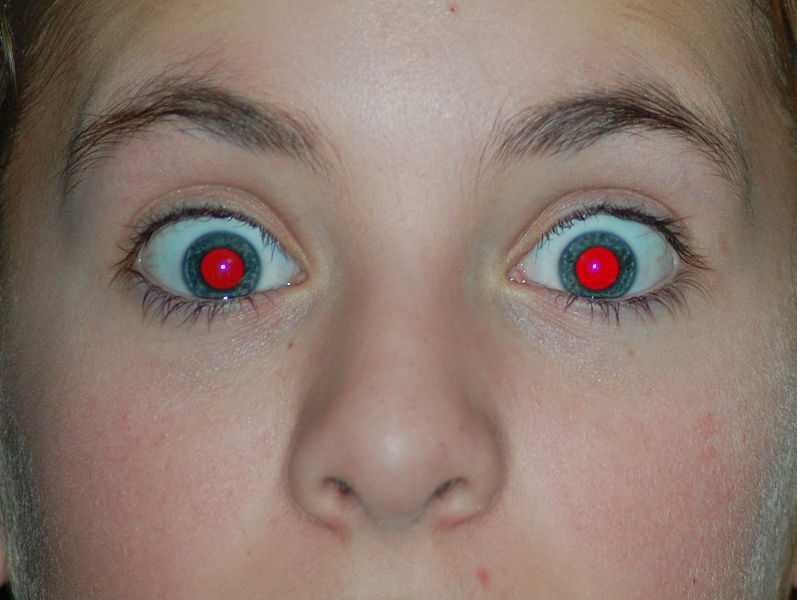
//> input picture ITEM 20-29/ITEM29 OpenCV_RedEyeRemover/image/red_eyes.jpg, 797 x 600 px
$ ./OpenCV_RedEyeRemover   (built with g++ and OpenCV 4)
//> lines starting //> are read from the running program, lines starting //| are printed output that depends on the picture; after the words box and inside, x2 and y2 are one past the last pixel; in counts of white or black regions, pixels touching at a corner belong together
#include "pch.h"
#include <opencv2/opencv.hpp>

using namespace std;
using namespace cv;

//孔洞填充
void fillHoles(Mat &mask)
{
	Mat maskFloodfill = mask.clone();
	//漫水填充
	floodFill(maskFloodfill, cv::Point(0, 0), Scalar(255));
	Mat mask2;
	//反色
	bitwise_not(maskFloodfill, mask2);
	//或运算
	mask = (mask2 | mask);
}

int main()
{
	// Read image 读彩色图像
	Mat img = imread("./image/red_eyes.jpg", CV_LOAD_IMAGE_COLOR);
//> img is the input picture: 600 rows x 797 cols, CV_8UC3; mean B, G, R 110, 120, 139.7

	// Output image 输出图像
	Mat imgOut = img.clone();

	// Load HAAR cascade 读取haar分类器
	CascadeClassifier eyesCascade("./model/haarcascade_eye.xml");

	// Detect eyes 检测眼睛
	std::vector<Rect> eyes;
	//前四个参数：输入图像，眼睛结果，表示每次图像尺寸减小的比例，表示每一个目标至少要被检测到4次才算是真的
	//后两个参数：0 | CASCADE_SCALE_IMAGE表示不同的检测模式，最小检测尺寸
	eyesCascade.detectMultiScale(img, eyes, 1.3, 4, 0 | CASCADE_SCALE_IMAGE, Size(100, 100));
//> eyes = 2 Rects (x, y, width, height): [92, 142, 233, 233], [457, 118, 272, 272]

	// For every detected eye 每只眼睛都进行处理
	for (size_t i = 0; i < eyes.size(); i++)
	{
		// Extract eye from the image. 提取眼睛图像
		Mat eye = img(eyes[i]);

		// Split eye image into 3 channels. 颜色分离
		vector<Mat>bgr(3);
		split(eye, bgr);

		// Simple red eye detector 红眼检测器，获得结果掩模
		Mat mask = (bgr[2] > 150) & (bgr[2] > (bgr[1] + bgr[0]));

		// Clean mask 清理掩模
		//填充孔洞
		fillHoles(mask);
		//扩充孔洞
		dilate(mask, mask, Mat(), Point(-1, -1), 3, 1, 1);

		// Calculate the mean channel by averaging the green and blue channels
		//计算b通道和g通道的均值
		Mat mean = (bgr[0] + bgr[1]) / 2;
		//用该均值图像覆盖原图掩模部分图像
		mean.copyTo(bgr[2], mask);
		mean.copyTo(bgr[0], mask);
		mean.copyTo(bgr[1], mask);

		// Merge channels
		Mat eyeOut;
		//图像合并
		cv::merge(bgr, eyeOut);

		// Copy the fixed eye to the output image.
		// 眼部图像替换
		eyeOut.copyTo(imgOut(eyes[i]));
	}
//> this loop made 2 passes
//> pass 1, `Mat eye = img(eyes[i]);`:
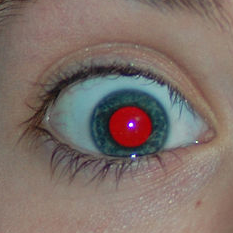
//> eye: 233 rows x 233 cols, CV_8UC3; mean B, G, R 105.2, 111.9, 126.1
//> pass 1, `Mat mask = (bgr[2] > 150) & (bgr[2] > (bgr[1] + bgr[0]));`:
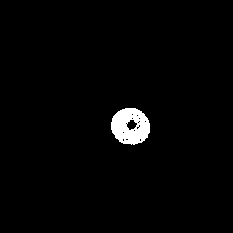
//> mask: 233 rows x 233 cols, CV_8UC1; 1.9% white; 1 white region, box (x1, y1, x2, y2) and area: (111, 108, 150, 145) 1051
//> pass 1, in fillHoles, `floodFill(maskFloodfill, cv::Point(0, 0), Scalar(255));`:
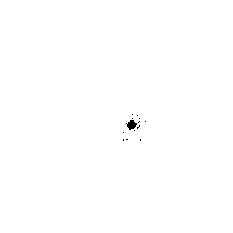
//> maskFloodfill: 233 rows x 233 cols, CV_8UC1; 99.8% white; 13 black regions (12 under 20 px), largest, box (x1, y1, x2, y2) and area: (126, 120, 137, 130) 67
//> after the loop:
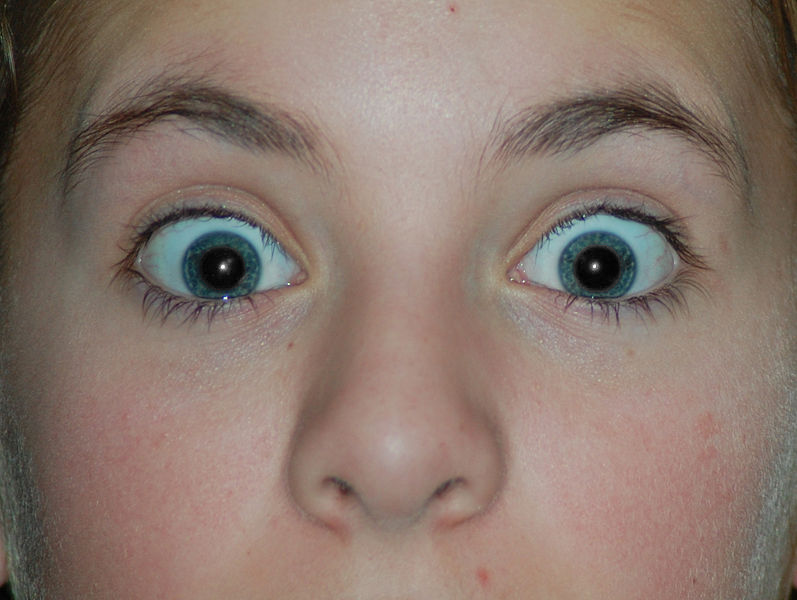
//> imgOut: 600 rows x 797 cols, CV_8UC3; 0.73% of pixels changed, all inside (x1, y1, x2, y2) = (200, 245, 621, 292)

	// Display Result
	imshow("Red Eyes", img);
	imshow("Red Eyes Removed", imgOut);
	waitKey(0);
	return 0;
}
